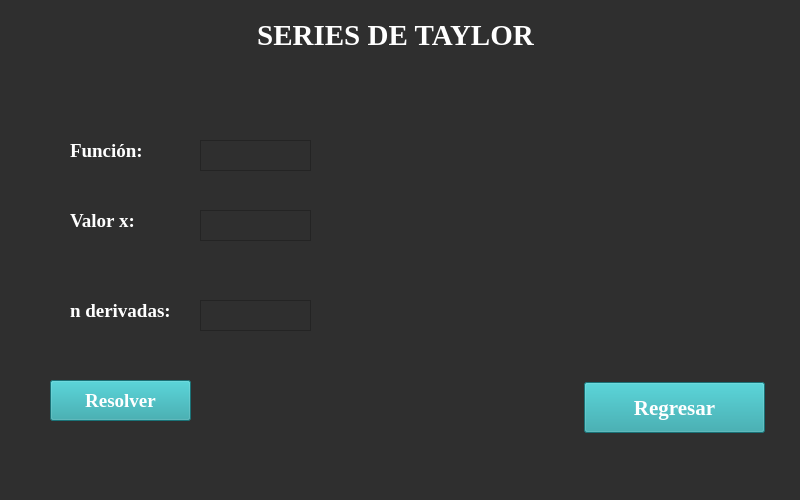
<?xml version="1.0" encoding="UTF-8"?>
<ui version="4.0">
 <class>MainWindow</class>
 <widget class="QMainWindow" name="MainWindow">
  <property name="geometry">
   <rect>
    <x>0</x>
    <y>0</y>
    <width>800</width>
    <height>500</height>
   </rect>
  </property>
  <property name="windowTitle">
   <string>MainWindow</string>
  </property>
  <property name="styleSheet">
   <string notr="true">background-color: rgb(47, 47, 47);</string>
  </property>
  <widget class="QWidget" name="centralwidget">
   <widget class="QPushButton" name="botonRegresar">
    <property name="geometry">
     <rect>
      <x>584</x>
      <y>382</y>
      <width>181</width>
      <height>51</height>
     </rect>
    </property>
    <property name="font">
     <font>
      <family>Times New Roman</family>
      <pointsize>16</pointsize>
      <weight>75</weight>
      <bold>true</bold>
     </font>
    </property>
    <property name="styleSheet">
     <string notr="true">color: rgb(255,255,255);
background-color: rgb(37,160,166);</string>
    </property>
    <property name="text">
     <string>Regresar</string>
    </property>
   </widget>
   <widget class="QLabel" name="labelTema">
    <property name="geometry">
     <rect>
      <x>0</x>
      <y>10</y>
      <width>791</width>
      <height>51</height>
     </rect>
    </property>
    <property name="font">
     <font>
      <family>Times New Roman</family>
      <pointsize>22</pointsize>
      <weight>75</weight>
      <italic>false</italic>
      <bold>true</bold>
     </font>
    </property>
    <property name="styleSheet">
     <string notr="true">color: rgb(255,255,255);</string>
    </property>
    <property name="text">
     <string>SERIES DE TAYLOR</string>
    </property>
    <property name="alignment">
     <set>Qt::AlignCenter</set>
    </property>
   </widget>
   <widget class="QTextEdit" name="textFuncion">
    <property name="geometry">
     <rect>
      <x>200</x>
      <y>140</y>
      <width>111</width>
      <height>31</height>
     </rect>
    </property>
    <property name="font">
     <font>
      <family>Times New Roman</family>
      <pointsize>10</pointsize>
     </font>
    </property>
    <property name="styleSheet">
     <string notr="true">color: rgb(255,255,255);</string>
    </property>
   </widget>
   <widget class="QLabel" name="labelFuncion">
    <property name="geometry">
     <rect>
      <x>70</x>
      <y>140</y>
      <width>81</width>
      <height>21</height>
     </rect>
    </property>
    <property name="font">
     <font>
      <family>Times New Roman</family>
      <pointsize>14</pointsize>
      <weight>75</weight>
      <bold>true</bold>
     </font>
    </property>
    <property name="styleSheet">
     <string notr="true">color: rgb(255,255,255);</string>
    </property>
    <property name="text">
     <string>Función:</string>
    </property>
   </widget>
   <widget class="QPushButton" name="botonResolver">
    <property name="geometry">
     <rect>
      <x>50</x>
      <y>380</y>
      <width>141</width>
      <height>41</height>
     </rect>
    </property>
    <property name="font">
     <font>
      <family>Times New Roman</family>
      <pointsize>14</pointsize>
      <weight>75</weight>
      <bold>true</bold>
     </font>
    </property>
    <property name="styleSheet">
     <string notr="true">color: rgb(255,255,255);
background-color: rgb(37,160,166);</string>
    </property>
    <property name="text">
     <string>Resolver</string>
    </property>
   </widget>
   <widget class="QLabel" name="labelResultado">
    <property name="geometry">
     <rect>
      <x>230</x>
      <y>380</y>
      <width>311</width>
      <height>31</height>
     </rect>
    </property>
    <property name="font">
     <font>
      <family>Times New Roman</family>
      <pointsize>13</pointsize>
      <weight>75</weight>
      <bold>true</bold>
     </font>
    </property>
    <property name="styleSheet">
     <string notr="true">color: rgb(255,255,255);</string>
    </property>
    <property name="text">
     <string/>
    </property>
   </widget>
   <widget class="QLabel" name="labelValorX">
    <property name="geometry">
     <rect>
      <x>70</x>
      <y>210</y>
      <width>71</width>
      <height>21</height>
     </rect>
    </property>
    <property name="font">
     <font>
      <family>Times New Roman</family>
      <pointsize>14</pointsize>
      <weight>75</weight>
      <bold>true</bold>
     </font>
    </property>
    <property name="styleSheet">
     <string notr="true">color: rgb(255,255,255);</string>
    </property>
    <property name="text">
     <string>Valor x:</string>
    </property>
   </widget>
   <widget class="QTextEdit" name="textValorX">
    <property name="geometry">
     <rect>
      <x>200</x>
      <y>210</y>
      <width>111</width>
      <height>31</height>
     </rect>
    </property>
    <property name="font">
     <font>
      <family>Times New Roman</family>
      <pointsize>10</pointsize>
     </font>
    </property>
    <property name="styleSheet">
     <string notr="true">color: rgb(255,255,255);</string>
    </property>
   </widget>
   <widget class="QTextEdit" name="textNDerivadas">
    <property name="geometry">
     <rect>
      <x>200</x>
      <y>300</y>
      <width>111</width>
      <height>31</height>
     </rect>
    </property>
    <property name="font">
     <font>
      <family>Times New Roman</family>
      <pointsize>10</pointsize>
     </font>
    </property>
    <property name="styleSheet">
     <string notr="true">color: rgb(255,255,255);</string>
    </property>
   </widget>
   <widget class="QLabel" name="labelNDerivadas">
    <property name="geometry">
     <rect>
      <x>70</x>
      <y>300</y>
      <width>111</width>
      <height>21</height>
     </rect>
    </property>
    <property name="font">
     <font>
      <family>Times New Roman</family>
      <pointsize>14</pointsize>
      <weight>75</weight>
      <bold>true</bold>
     </font>
    </property>
    <property name="styleSheet">
     <string notr="true">color: rgb(255,255,255);</string>
    </property>
    <property name="text">
     <string>n derivadas:</string>
    </property>
   </widget>
  </widget>
  <widget class="QMenuBar" name="menubar">
   <property name="geometry">
    <rect>
     <x>0</x>
     <y>0</y>
     <width>800</width>
     <height>21</height>
    </rect>
   </property>
  </widget>
  <widget class="QStatusBar" name="statusbar"/>
 </widget>
 <resources/>
 <connections/>
</ui>
